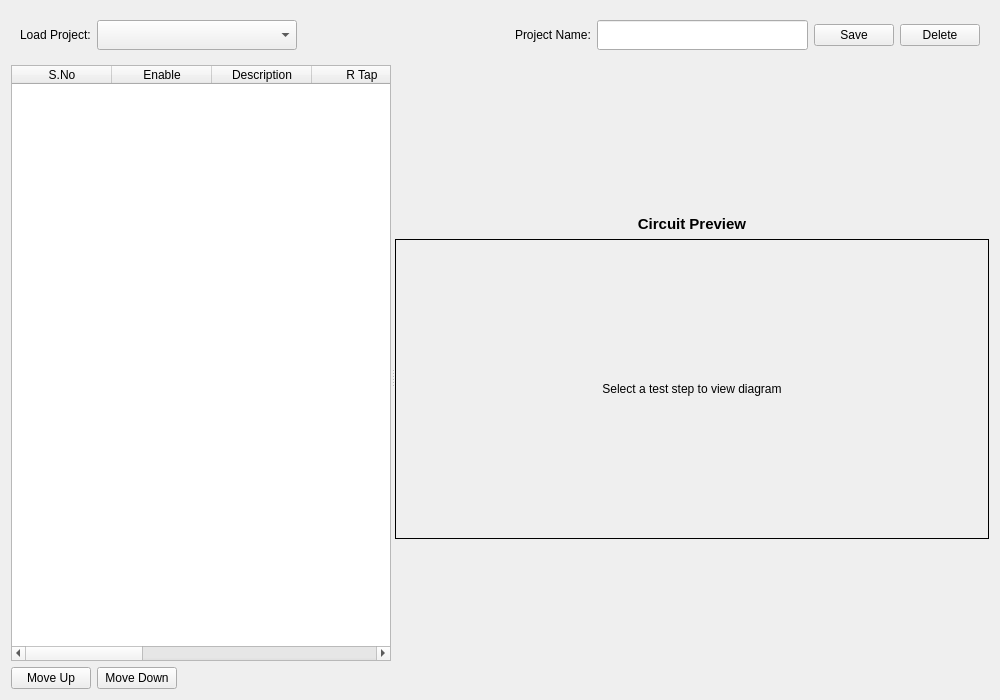
<?xml version="1.0" encoding="UTF-8"?>
<ui version="4.0">
 <class>ProjectConfigView</class>
 <widget class="QWidget" name="ProjectConfigView">
  <property name="geometry">
   <rect>
    <x>0</x>
    <y>0</y>
    <width>1000</width>
    <height>700</height>
   </rect>
  </property>
  <layout class="QVBoxLayout" name="verticalLayout">
   <item>
    <widget class="QFrame" name="frame_top">
     <property name="sizePolicy">
      <sizepolicy hsizetype="Preferred" vsizetype="Maximum">
       <horstretch>0</horstretch>
       <verstretch>0</verstretch>
      </sizepolicy>
     </property>
     <property name="frameShape">
      <enum>QFrame::NoFrame</enum>
     </property>
     <layout class="QHBoxLayout" name="horizontalLayout_top">
      <item>
       <widget class="QLabel" name="label_sel_proj">
        <property name="text">
         <string>Load Project:</string>
        </property>
       </widget>
      </item>
      <item>
       <widget class="QComboBox" name="comboBox_projects">
        <property name="minimumSize">
         <size>
          <width>200</width>
          <height>30</height>
         </size>
        </property>
       </widget>
      </item>
      <item>
       <spacer name="horizontalSpacer">
        <property name="orientation">
         <enum>Qt::Horizontal</enum>
        </property>
        <property name="sizeHint" stdset="0">
         <size>
          <width>40</width>
          <height>20</height>
         </size>
        </property>
       </spacer>
      </item>
      <item>
       <widget class="QLabel" name="label_name">
        <property name="text">
         <string>Project Name:</string>
        </property>
       </widget>
      </item>
      <item>
       <widget class="QLineEdit" name="lineEdit_projectName">
        <property name="minimumSize">
         <size>
          <width>200</width>
          <height>30</height>
         </size>
        </property>
       </widget>
      </item>
      <item>
       <widget class="QPushButton" name="pushButton_save">
        <property name="text">
         <string>Save</string>
        </property>
       </widget>
      </item>
      <item>
       <widget class="QPushButton" name="pushButton_delete">
        <property name="text">
         <string>Delete</string>
        </property>
       </widget>
      </item>
     </layout>
    </widget>
   </item>
   <item>
    <widget class="QSplitter" name="splitter">
     <property name="sizePolicy">
      <sizepolicy hsizetype="Expanding" vsizetype="Expanding">
       <horstretch>0</horstretch>
       <verstretch>1</verstretch>
      </sizepolicy>
     </property>
     <property name="orientation">
      <enum>Qt::Horizontal</enum>
     </property>
     <widget class="QWidget" name="widget_table_container" native="true">
      <layout class="QVBoxLayout" name="verticalLayout_table">
       <item>
        <widget class="QTableWidget" name="tableWidget_testCases">
         <property name="minimumSize">
          <size>
           <width>0</width>
           <height>0</height>
          </size>
         </property>
         <property name="columnCount">
          <number>9</number>
         </property>
         <attribute name="horizontalHeaderStretchLastSection">
          <bool>false</bool>
         </attribute>
         <column>
          <property name="text">
           <string>S.No</string>
          </property>
         </column>
         <column>
          <property name="text">
           <string>Enable</string>
          </property>
          <property name="textAlignment">
           <set>AlignCenter</set>
          </property>
         </column>
         <column>
          <property name="text">
           <string>Description</string>
          </property>
         </column>
         <column>
          <property name="text">
           <string>R Tap</string>
          </property>
         </column>
         <column>
          <property name="text">
           <string>Y Tap</string>
          </property>
         </column>
         <column>
          <property name="text">
           <string>B Tap</string>
          </property>
         </column>
         <column>
          <property name="text">
           <string>Neutral</string>
          </property>
         </column>
         <column>
          <property name="text">
           <string>Exp V</string>
          </property>
         </column>
         <column>
          <property name="text">
           <string>Exp I</string>
          </property>
         </column>
        </widget>
       </item>
       <item>
        <layout class="QHBoxLayout" name="horizontalLayout_actions">
         <item>
          <widget class="QPushButton" name="pushButton_moveUp">
           <property name="text">
            <string>Move Up</string>
           </property>
          </widget>
         </item>
         <item>
          <widget class="QPushButton" name="pushButton_moveDown">
           <property name="text">
            <string>Move Down</string>
           </property>
          </widget>
         </item>
         <item>
          <spacer name="horizontalSpacer_actions">
           <property name="orientation">
            <enum>Qt::Horizontal</enum>
           </property>
           <property name="sizeHint" stdset="0">
            <size>
             <width>40</width>
             <height>20</height>
            </size>
           </property>
          </spacer>
         </item>
        </layout>
       </item>
      </layout>
     </widget>
     <widget class="QWidget" name="widget_diagram_container" native="true">
      <layout class="QVBoxLayout" name="verticalLayout_diagram">
       <item>
        <spacer name="verticalSpacer_top">
         <property name="orientation">
          <enum>Qt::Vertical</enum>
         </property>
         <property name="sizeType">
          <enum>QSizePolicy::Maximum</enum>
         </property>
         <property name="sizeHint" stdset="0">
          <size>
           <width>20</width>
           <height>200</height>
          </size>
         </property>
        </spacer>
       </item>
       <item>
        <widget class="QLabel" name="label_diagram_title">
         <property name="sizePolicy">
          <sizepolicy hsizetype="Preferred" vsizetype="Maximum">
           <horstretch>0</horstretch>
           <verstretch>0</verstretch>
          </sizepolicy>
         </property>
         <property name="minimumSize">
          <size>
           <width>0</width>
           <height>0</height>
          </size>
         </property>
         <property name="styleSheet">
          <string notr="true">font-weight: bold; font-size: 11pt;</string>
         </property>
         <property name="text">
          <string>Circuit Preview</string>
         </property>
         <property name="alignment">
          <set>Qt::AlignCenter</set>
         </property>
        </widget>
       </item>
       <item>
        <widget class="QLabel" name="label_circuitDiagram">
         <property name="sizePolicy">
          <sizepolicy hsizetype="Preferred" vsizetype="Preferred">
           <horstretch>0</horstretch>
           <verstretch>0</verstretch>
          </sizepolicy>
         </property>
         <property name="minimumSize">
          <size>
           <width>400</width>
           <height>300</height>
          </size>
         </property>
         <property name="frameShape">
          <enum>QFrame::Box</enum>
         </property>
         <property name="text">
          <string>Select a test step to view diagram</string>
         </property>
         <property name="alignment">
          <set>Qt::AlignCenter</set>
         </property>
        </widget>
       </item>
       <item>
        <spacer name="verticalSpacer_bottom">
         <property name="orientation">
          <enum>Qt::Vertical</enum>
         </property>
         <property name="sizeType">
          <enum>QSizePolicy::Maximum</enum>
         </property>
         <property name="sizeHint" stdset="0">
          <size>
           <width>20</width>
           <height>200</height>
          </size>
         </property>
        </spacer>
       </item>
      </layout>
     </widget>
    </widget>
   </item>
  </layout>
 </widget>
 <resources/>
 <connections/>
</ui>
